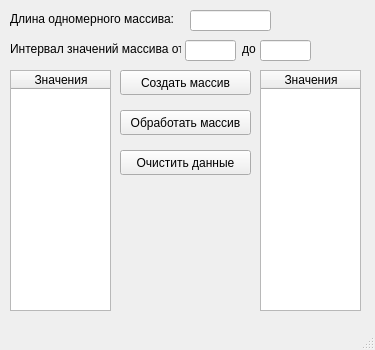
<?xml version="1.0" encoding="UTF-8"?>
<ui version="4.0">
 <class>MainWindow</class>
 <widget class="QMainWindow" name="MainWindow">
  <property name="geometry">
   <rect>
    <x>0</x>
    <y>0</y>
    <width>375</width>
    <height>350</height>
   </rect>
  </property>
  <property name="minimumSize">
   <size>
    <width>375</width>
    <height>350</height>
   </size>
  </property>
  <property name="maximumSize">
   <size>
    <width>375</width>
    <height>350</height>
   </size>
  </property>
  <property name="windowTitle">
   <string>Контрольная работа №1_2 (вариант 1)</string>
  </property>
  <widget class="QWidget" name="centralwidget">
   <widget class="QPushButton" name="createPushButton">
    <property name="geometry">
     <rect>
      <x>120</x>
      <y>70</y>
      <width>131</width>
      <height>25</height>
     </rect>
    </property>
    <property name="text">
     <string>Создать массив</string>
    </property>
   </widget>
   <widget class="QPushButton" name="sortPushButton">
    <property name="geometry">
     <rect>
      <x>120</x>
      <y>110</y>
      <width>131</width>
      <height>25</height>
     </rect>
    </property>
    <property name="text">
     <string>Обработать массив</string>
    </property>
   </widget>
   <widget class="QPushButton" name="clearPushButton">
    <property name="geometry">
     <rect>
      <x>120</x>
      <y>150</y>
      <width>131</width>
      <height>25</height>
     </rect>
    </property>
    <property name="text">
     <string>Очистить данные</string>
    </property>
   </widget>
   <widget class="QLabel" name="label">
    <property name="geometry">
     <rect>
      <x>10</x>
      <y>10</y>
      <width>181</width>
      <height>17</height>
     </rect>
    </property>
    <property name="text">
     <string>Длина одномерного массива:</string>
    </property>
   </widget>
   <widget class="QLineEdit" name="countLineEdit">
    <property name="geometry">
     <rect>
      <x>190</x>
      <y>10</y>
      <width>81</width>
      <height>21</height>
     </rect>
    </property>
   </widget>
   <widget class="QLabel" name="label_2">
    <property name="geometry">
     <rect>
      <x>10</x>
      <y>40</y>
      <width>171</width>
      <height>17</height>
     </rect>
    </property>
    <property name="text">
     <string>Интервал значений массива от</string>
    </property>
   </widget>
   <widget class="QLineEdit" name="leftLineEdit">
    <property name="geometry">
     <rect>
      <x>185</x>
      <y>40</y>
      <width>51</width>
      <height>21</height>
     </rect>
    </property>
   </widget>
   <widget class="QLineEdit" name="rightLineEdit">
    <property name="geometry">
     <rect>
      <x>260</x>
      <y>40</y>
      <width>51</width>
      <height>21</height>
     </rect>
    </property>
   </widget>
   <widget class="QLabel" name="label_3">
    <property name="geometry">
     <rect>
      <x>242</x>
      <y>40</y>
      <width>16</width>
      <height>17</height>
     </rect>
    </property>
    <property name="text">
     <string>до</string>
    </property>
   </widget>
   <widget class="QTableWidget" name="unsortTableWidget">
    <property name="geometry">
     <rect>
      <x>10</x>
      <y>70</y>
      <width>101</width>
      <height>241</height>
     </rect>
    </property>
    <column>
     <property name="text">
      <string>Значения</string>
     </property>
    </column>
   </widget>
   <widget class="QTableWidget" name="sortTableWidget">
    <property name="geometry">
     <rect>
      <x>260</x>
      <y>70</y>
      <width>101</width>
      <height>241</height>
     </rect>
    </property>
    <column>
     <property name="text">
      <string>Значения</string>
     </property>
    </column>
   </widget>
  </widget>
  <widget class="QMenuBar" name="menubar">
   <property name="geometry">
    <rect>
     <x>0</x>
     <y>0</y>
     <width>375</width>
     <height>22</height>
    </rect>
   </property>
  </widget>
  <widget class="QStatusBar" name="statusbar"/>
 </widget>
 <resources/>
 <connections/>
</ui>
